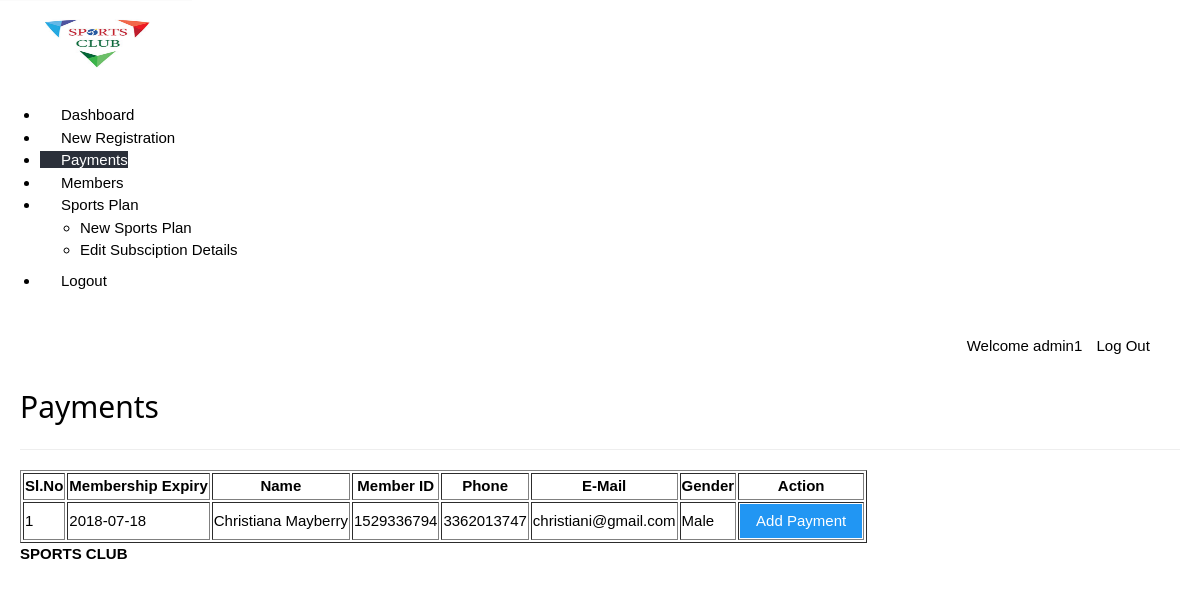
The app's page /payments.php (signed in) with its own data.
### tables this page shows
CREATE TABLE `users`(
`userid` varchar(20),
`username` varchar(40),
`gender` varchar(8),
`mobile` varchar(20),
`email` varchar(20),
`dob` varchar(10),
`joining_date` varchar(10),
PRIMARY KEY (`userid`) USING BTREE,
UNIQUE INDEX `email`(`email`) USING BTREE,
INDEX `userid`(`userid`) USING BTREE
);

CREATE TABLE `enrolls_to` (
`et_id` int(5) NOT NULL AUTO_INCREMENT,
`pid` varchar(8) ,
`uid` varchar(20),
`paid_date` varchar(15),
`expire` varchar(15),
`renewal` varchar(15),
PRIMARY KEY (`et_id`) USING BTREE,
INDEX `user_ID`(`uid`) USING BTREE,
INDEX `plan_ID_idx`(`pid`) USING BTREE,
CONSTRAINT `plan_ID` FOREIGN KEY (`pid`) REFERENCES `plan` (`pid`) ON DELETE NO ACTION ON UPDATE NO ACTION,
CONSTRAINT `user_ID` FOREIGN KEY (`uid`) REFERENCES `users` (`userid`) ON DELETE CASCADE ON UPDATE NO ACTION
);

### payments.php (the view, shortened to what this page needs)
<?php
require '../../include/db_conn.php';
?>
<!DOCTYPE html>
<html lang="en">
<head>
    <link rel="stylesheet" href="../../css/style.css"  id="style-resource-5">
    <link rel="stylesheet" href="../../css/dashMain.css">
    <link rel="stylesheet" type="text/css" href="../../css/entypo.css">
    <link href="a1style.css" type="text/css" rel="stylesheet">
</head>
      <body class="page-body  page-fade" onload="collapseSidebar()">
    	<div class="page-container sidebar-collapsed" id="navbarcollapse">
		<div class="sidebar-menu">
			<header class="logo-env">
			<div class="logo">
				<a href="main.php">
					<img src="logo1.png" alt="" width="192" height="80" />
				</a>
			</div>
					<div class="sidebar-collapse" onclick="collapseSidebar()">
				<a href="#" class="sidebar-collapse-icon with-animation">
					<i class="entypo-menu"></i>
				</a>
			</div>
			</header>
    		<?php include('nav.php'); ?>
    	</div>
    		<div class="main-content">
				<div class="row">
					<div class="col-md-6 col-sm-8 clearfix">
					</div>
					<div class="col-md-6 col-sm-4 clearfix hidden-xs">
						<ul class="list-inline links-list pull-right">
							<li>Welcome <?php echo $_SESSION['full_name']; ?>
							</li>
							<li>
								<a href="logout.php">
									Log Out <i class="entypo-logout right"></i>
								</a>
							</li>
						</ul>
					</div>
				</div>
		<h2>Payments</h2>
		<hr />
		<table class="table table-bordered datatable" id="table-1" border=1>
			<thead>
				<tr>
					<th>Sl.No</th>
					<th>Membership Expiry</th>
					<th>Name</th>
					<th>Member ID</th>
					<th>Phone</th>
					<th>E-Mail</th>
					<th>Gender</th>
					<th>Action</th>
				</tr>
			</thead>
				<tbody>
				<?php
					$query  = "select * from enrolls_to where renewal='yes' ORDER BY expire";
					$result = mysqli_query($con, $query);
					$sno    = 1;
					if (mysqli_affected_rows($con) != 0) {
					    while ($row = mysqli_fetch_array($result, MYSQLI_ASSOC)) {
					        $uid   = $row['uid'];
					        $planid=$row['pid'];
					        $query1  = "select * from users WHERE userid='$uid'";
					        $result1 = mysqli_query($con, $query1);
					        if (mysqli_affected_rows($con) == 1) {
					            while ($row1 = mysqli_fetch_array($result1, MYSQLI_ASSOC)) {
					                 echo "<tr><td>".$sno."</td>";
					                echo "<td>" . $row['expire'] . "</td>";
					                echo "<td>" . $row1['username'] . "</td>";
					                echo "<td>" . $row1['userid'] . "</td>";
					                echo "<td>" . $row1['mobile'] . "</td>";
					                echo "<td>" . $row1['email'] . "</td>";
					                echo "<td>" . $row1['gender'] . "</td>";
					                $sno++;
					                echo "<td><form action='make_payments.php' method='post'><input type='hidden' name='userID' value='" . $uid . "'/>
					                <input type='hidden' name='planID' value='" . $planid . "'/><input type='submit' class='a1-btn a1-blue' value='Add Payment ' class='btn btn-info'/></form></td></tr>";
					                $uid = 0;
					            }
					        }
					    }
					}
					?>
				</tbody>
		</table>
			<?php include('footer.php'); ?>
    	</div>
    </body>
</html>

### dashMain.css (style rules this page uses)
.page-container .main-content { position: relative; float: left; width: 100%; padding: 20px; z-index: 2; background: #ffffff; box-sizing: border-box; }
.row { margin-left: -15px; margin-right: -15px; }
.row:before, .row:after { content: " "; display: table; }
.row:after { clear: both; }
.col-xs-1, .col-sm-1, .col-md-1, .col-lg-1, .col-xs-2, .col-sm-2, .col-md-2, .col-lg-2, .col-xs-3, .col-sm-3, .col-md-3, .col-lg-3, .col-xs-4, .col-sm-4, .col-md-4, .col-lg-4, .col-xs-5, .col-sm-5, .col-md-5, .col-lg-5, .col-xs-6, .col-sm-6, .col-md-6, .col-lg-6, .col-xs-7, .col-sm-7, .col-md-7, .col-lg-7, .col-xs-8, .col-sm-8, .col-md-8, .col-lg-8, .col-xs-9, .col-sm-9, .col-md-9, .col-lg-9, .col-xs-10, .col-sm-10, .col-md-10, .col-lg-10, .col-xs-11, .col-sm-11, .col-md-11, .col-lg-11, .col-xs-12, .col-sm-12, .col-md-12, .col-lg-12 { position: relative; min-height: 1px; padding-left: 15px; padding-right: 15px; }
.links-list { white-space: nowrap; padding-top: 14px; padding-bottom: 8px; }
.pull-right { float: right !important; }
.list-inline { padding-left: 0; list-style: none; }
ul, ol { margin-top: 0; margin-bottom: 8.5px; }
.list-inline > li:first-child { padding-left: 0; }
.list-inline > li { display: inline-block; padding-left: 5px; padding-right: 5px; }
@media (min-width: 768px) { .col-sm-1, .col-sm-2, .col-sm-3, .col-sm-4, .col-sm-5, .col-sm-6, .col-sm-7, .col-sm-8, .col-sm-9, .col-sm-10, .col-sm-11 { float: left; } }
@media (min-width: 768px) { .col-sm-8 { width: 66.66666666666666%; } }
@media (min-width: 768px) { .col-sm-4 { width: 33.33333333333333%; } }
@media (min-width: 992px) { .col-md-1, .col-md-2, .col-md-3, .col-md-4, .col-md-5, .col-md-6, .col-md-7, .col-md-8, .col-md-9, .col-md-10, .col-md-11 { float: left; } }
@media (min-width: 992px) { .col-md-6 { width: 50%; } }
a { color: #373e4a; text-decoration: none; }
a { background: transparent; }
a { color: #373e4a; }
h2, .h2 { font-size: 25px; }
hr { margin-top: 17px; margin-bottom: 17px; border: 0; border-top: 1px solid #998f8f; }
hr { box-sizing: content-box; height: 0; }
i, cite, em, var, address, dfn { font-style: italic; }

### entypo.css (style rules this page uses)
[class^="entypo-"]:before, [class*=" entypo-"]:before { font-family: "entypo"; font-style: normal; font-weight: normal; speak: none; display: inline-block; text-decoration: inherit; width: 1em; margin-right: .2em; text-align: center; font-variant: normal; text-transform: none; line-height: 1em; margin-left: .2em; }
.entypo-menu:before { content: '\e811'; }
.entypo-logout:before { content: '\e85d'; }

### records on screen
enrolls_to: expire "2018-07-18"
users: username "Christiana Mayberry", userid "1529336794", mobile "3362013747", email "christiani@gmail.com", gender "Male"

### other values on screen
$_SESSION['full_name'] "admin1"
